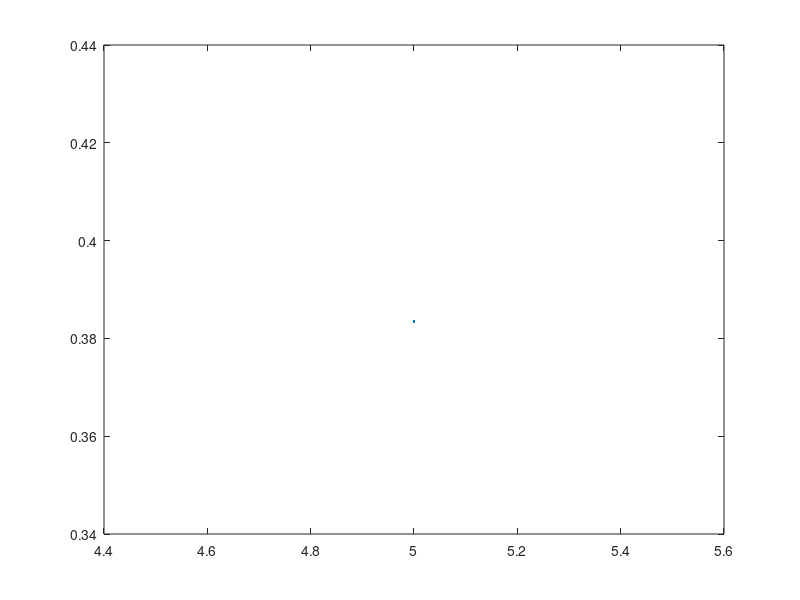

Here is the MATLAB script that generated this plot:
A = rand(5); S = rand(5,3);

[X,D] = eig(A);
S = orth(S);
A2=S'*A*S;
[X2,D2] = eig(A2);
X2=S*X2;
dist=1:5;
minDist=1:3;

for i=1:3
    for j=1:5
        dist(j) = acos(abs(X2(:,i)'*X(:,j)) / (norm(X2(:,i))*norm(X(:,j))))
    end
    tmpMinDist(i) = min(dist);
end

minDist=min(tmpMinDist)
x = [5];
plot(x, minDist);